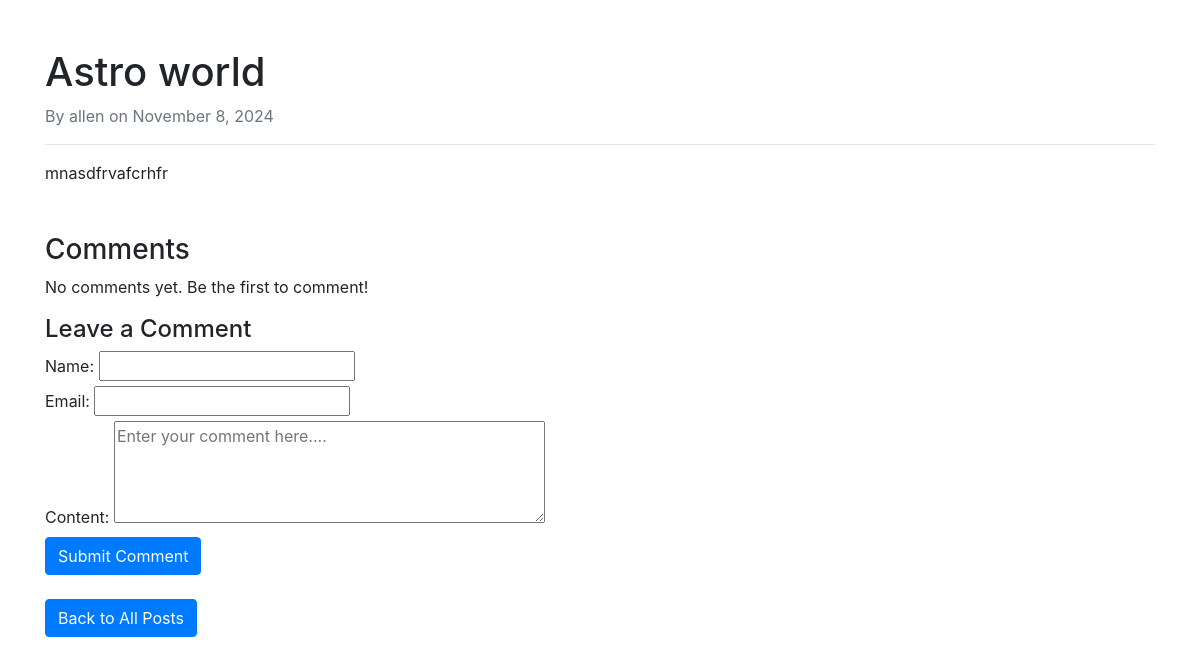
The page /post/8/ (signed in) on the database its author committed.
### blog_app/models.py (models this page shows, shortened)
class Post(models.Model):
    title = models.CharField(max_length=200)
    content = models.TextField()    # Links to the User model
    author = models.ForeignKey(User, on_delete=models.CASCADE)
    created_at = models.DateTimeField(auto_now_add=True)  # Automatically sets on creation
    updated_at = models.DateTimeField(auto_now_add=True)  # Automatically updates on modification

### blog_app/views.py (the view)
# urls.py: path('post/<int:pk>/', views.post_detail, name='post_detail'),
@login_required
def post_detail(request, pk):
    post = get_object_or_404(Post, pk=pk)
    comments = post.comments.all()  # Retrieve all comments for this post
    if request.method == 'POST':
        form = CommentForm(request.POST)
        if form.is_valid():
            comment = form.save(commit=False)
            comment.post = post # Associate the comment with the current post
            comment.save()
            messages.success(request, "Your comment has been added!")
            return redirect('post_detail', pk=post.pk)
        else:
            messages.error(request, "There was an error submitting your comment!")
    else:
        form = CommentForm()
    return render(request, 'blog/post_detail.html', {'post': post, 'comments':comments, 'form': form})

### blog_app/forms.py
class CommentForm(forms.ModelForm):
    class Meta:
        model = Comment
        fields = ['name', 'email', 'content']
        widgets = {
            'content': forms.Textarea(attrs={'rows': 4, 'placeholder': 'Enter your comment here....'}),
        }

### blog_app/templates/blog/post_detail.html (shortened to what this page needs)
<!DOCTYPE html>
<html lang="en">
<head>
    <link href="https://stackpath.bootstrapcdn.com/bootstrap/4.5.2/css/bootstrap.min.css" rel="stylesheet">
</head>
<body>
    <div class="container my-5">
        <h1>{{ post.title }}</h1>
        <p class="text-muted">By {{ post.author }} on {{ post.created_at|date:"F j, Y" }}</p>
        <hr>
        <p>{{ post.content }}</p>
        <h3 class="mt-5">Comments</h3>
        <ul class="list-unstyled">
            {% for comment in comments %}
                <li class="mb-4">
                    <p><strong>{{ comment.name }}</strong> <small class="text-muted">{{ comment.created_at|date:"F j, Y, g:i a" }}</small></p>
                    <p>{{ comment.content }}</p>
                    <hr>
                </li>
            {% empty %}
                <p>No comments yet. Be the first to comment!</p>
            {% endfor %}
        </ul>
        <h4>Leave a Comment</h4>
            <form method="post" action="{% url 'post_detail' post.pk %}">
                {{ form }}
                <button type="submit" class="btn btn-primary">Submit Comment</button>
            </form>
        <a href="{% url 'post_list' %}" class="btn btn-primary mt-4">Back to All Posts</a>
    </div>
</body>
</html>

### rows shown on the page
Post: title "Astro world", author "allen", created_at "November 8, 2024", content "mnasdfrvafcrhfr"
